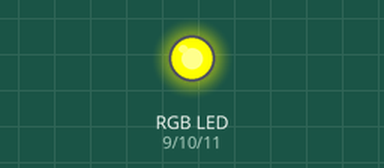
Bench run of a sketch on a simulated Arduino Uno, built with avr-gcc and run on an emulated ATmega328P. On the bench: an RGB LED mixed from three pins (HIGH = lit).

Above: at 0.5 s.
At 1.5 s:
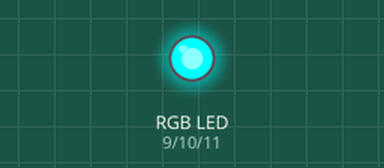
At 5.5 s:
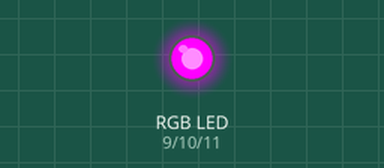
Timing chart, 0 to 6.9 s (numbered marks = the images above):
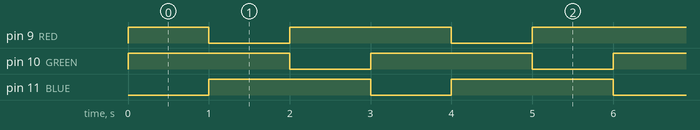

Measured:
- by itself, pin 9 (RED): repeats every 3.0 s: LOW 1.0 s, HIGH 2.0 s
- by itself, pin 10 (GREEN), pin 11 (BLUE): alternates HIGH for 2.0 s and LOW for 1.0 s
- by itself, everything shown: repeats every 3.0 s, in 4 steps

The sketch:

20201007_RGB_mix.ino
```cpp
void setup() {
  pinMode(9,OUTPUT);//RED
  pinMode(10,OUTPUT);//GREEN
  pinMode(11,OUTPUT);//BLUE

}

void loop() {
  digitalWrite(9,HIGH);
  digitalWrite(10,HIGH);
  delay(1000);
  digitalWrite(9,LOW);
  digitalWrite(11,HIGH);
  delay(1000);
  digitalWrite(10,LOW);
  digitalWrite(9,HIGH);
  delay(1000);
  digitalWrite(11,LOW);


}
```
